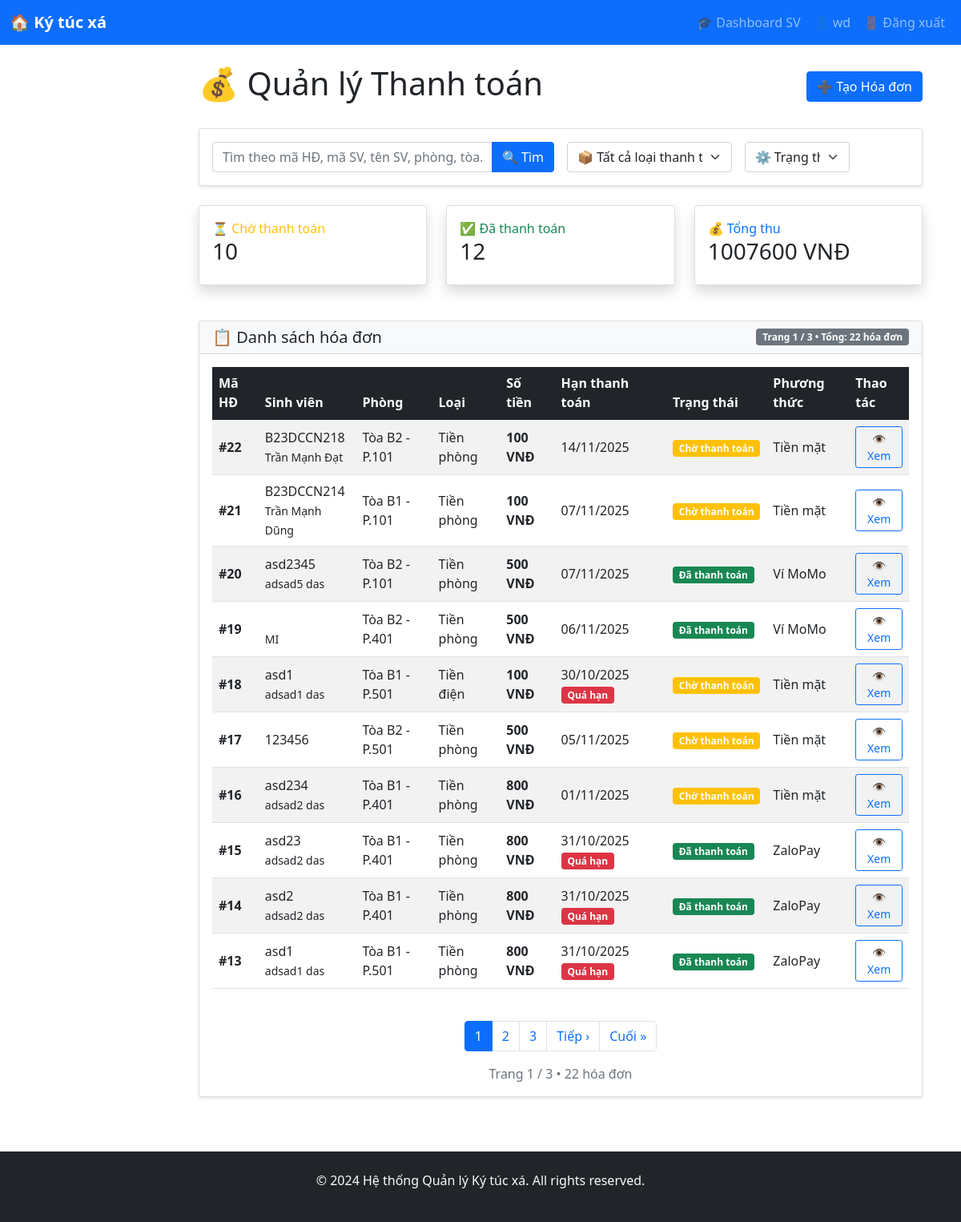
The app's page /payments/ (signed in), older data.
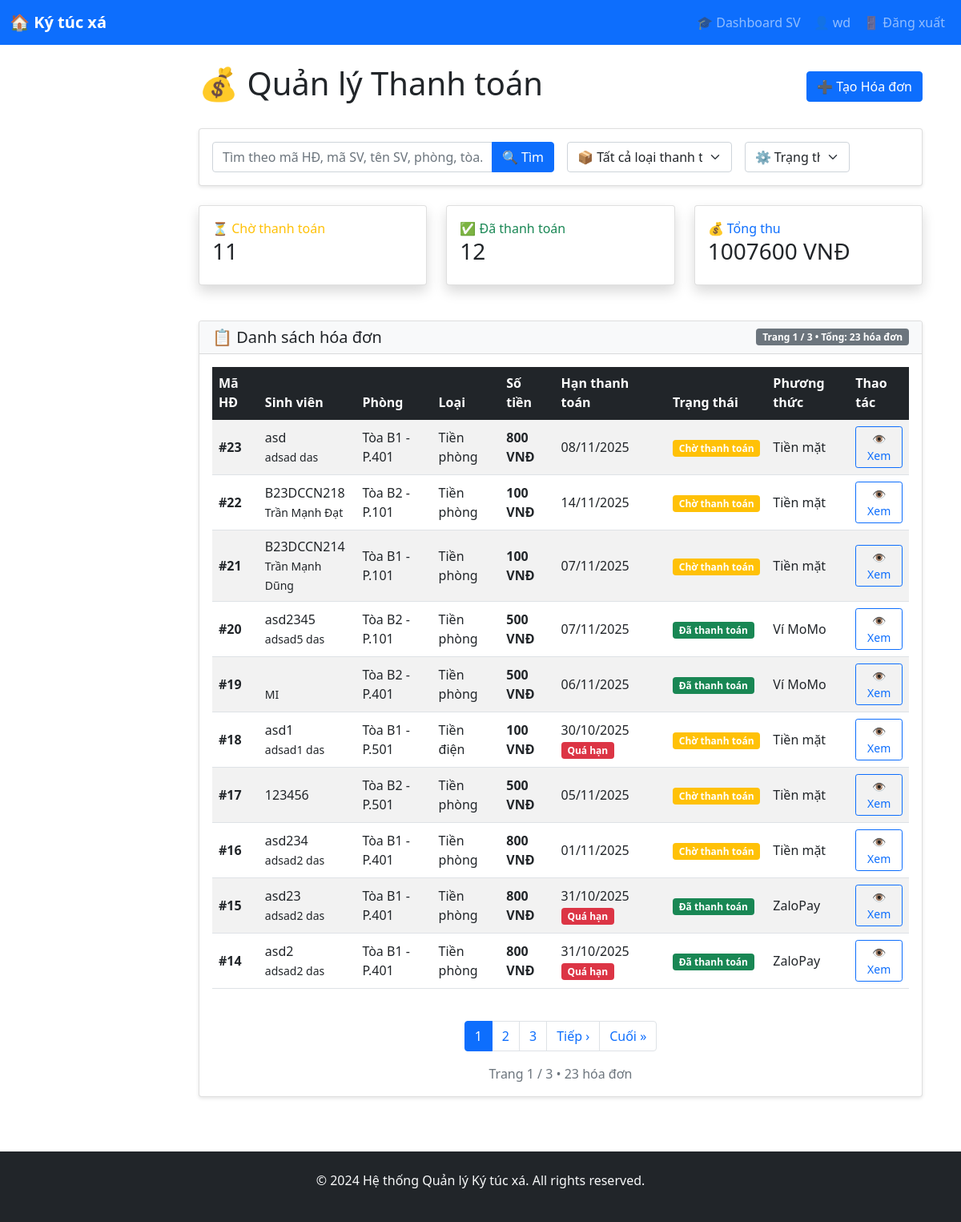
The same page, newer data.
### payment/models.py (models this page shows, shortened)
class Payment(models.Model):
    PAYMENT_METHODS = (
        ('cash', 'Tiền mặt'),
        ('bank_transfer', 'Chuyển khoản'),
        ('momo', 'Ví MoMo'),
        ('zalopay', 'ZaloPay'),
    )
    PAYMENT_CHOICES = (
        ('room', 'Tiền phòng'),
        ('electric', 'Tiền điện'),
        ('water', 'Tiền nước'),
    )
    STATUS_CHOICES = (
        ('pending', 'Chờ thanh toán'),
        ('paid', 'Đã thanh toán'),
        ('cancelled', 'Đã hủy'),
        ('failed', 'Thất bại'),
    )
    contract = models.ForeignKey(Contract, on_delete=models.CASCADE)
    student = models.ForeignKey(Student, on_delete=models.CASCADE, null=True, blank=True, related_name='payments')
    payment_type = models.CharField(max_length=20, choices=PAYMENT_CHOICES, default='room')
    amount = models.DecimalField(max_digits=12, decimal_places=0)
    payment_method = models.CharField(max_length=20, choices=PAYMENT_METHODS, default='cash')
    status = models.CharField(max_length=20, choices=STATUS_CHOICES, default='pending')
    due_date = models.DateField()
    paid_date = models.DateField(null=True, blank=True)
    transaction_id = models.CharField(max_length=100, blank=True)
    notes = models.TextField(blank=True)
    created_at = models.DateTimeField(auto_now_add=True)
    updated_at = models.DateTimeField(auto_now=True)

### dormitory/models.py (models this page shows, shortened)
class Contract(models.Model):
    contract_number = models.CharField(max_length=20, unique=True)
    student = models.ForeignKey(Student, on_delete=models.CASCADE)
    room = models.ForeignKey(Room, on_delete=models.CASCADE)
    start_date = models.DateField()
    end_date = models.DateField()
    deposit = models.DecimalField(max_digits=10, decimal_places=2)
    status_choices = (
        ('active', 'Đang hoạt động'),
        ('expired', 'Đã hết hạn'),
        ('terminated', 'Đã chấm dứt'),
    )
    status = models.CharField(max_length=20, choices=status_choices, default='active')
    created_at = models.DateTimeField(auto_now_add=True)

class Student(models.Model):
    user = models.OneToOneField(CustomUser, on_delete=models.CASCADE)
    student_id = models.CharField(max_length=20, unique=True)
    university = models.CharField(max_length=200)
    faculty = models.CharField(max_length=100)
    course = models.CharField(max_length=50)
    full_name = models.CharField(max_length=100, blank=True)
    date_of_birth = models.DateField(null=True, blank=True)

class Room(models.Model):
    room_number = models.CharField(max_length=10)
    building = models.ForeignKey(Building, on_delete=models.CASCADE)
    room_type = models.ForeignKey(RoomType, on_delete=models.CASCADE)
    floor = models.IntegerField()
    status_choices = (
        ('available', 'Còn trống'),
        ('occupied', 'Đã thuê'),
        ('maintenance', 'Bảo trì'),
    )
    status = models.CharField(max_length=20, choices=status_choices, default='available')
    current_occupancy = models.IntegerField(default=0)
    notes = models.TextField(blank=True)
    class Meta:
        unique_together = ['building', 'room_number']

class Building(models.Model):
    name = models.CharField(max_length=100)
    address = models.TextField()
    total_floors = models.IntegerField()
    description = models.TextField(blank=True)
    created_at = models.DateTimeField(auto_now_add=True)

### payment/views.py (the view, shortened to what this page needs)
# urls.py: path('', views.payment_list, name='payment_list'),
@login_required
def payment_list(request):
    search_query = request.GET.get('search', '')
    selected_status = request.GET.get('status', '')
    selected_type = request.GET.get('type', '')
    today = timezone.now().date()
    payments = Payment.objects.select_related(
        'contract__student',
        'contract__room__building'
    ).order_by('-id')
    if selected_status == 'pending':
        payments = payments.filter(status='pending', due_date__gte=today)
    elif selected_status == 'paid':
        payments = payments.filter(status='paid')
    elif selected_status == 'overdue':
        payments = payments.filter(status='pending', due_date__lt=today)
    if selected_type:
        payments = payments.filter(payment_type=selected_type)
    stats = {
        'total_pending': Payment.objects.filter(status='pending').count(),
        'total_paid': Payment.objects.filter(status='paid').count(),
        'total_amount': Payment.objects.filter(status='paid').aggregate(total=Sum('amount'))['total'] or 0,
    }
    paginator = Paginator(payments, 10)
    page_number = request.GET.get('page')
    page_obj = paginator.get_page(page_number)
    context = {
        'payments': page_obj.object_list,
        'page_obj': page_obj,
        'stats': stats,
        'today': today,
        'search_query': search_query,
        'selected_status': selected_status,
        'selected_type': selected_type,
    }
    return render(request, 'payment/payment_list.html', context)

### payment/templates/payment/payment_list.html (shortened to what the changed rows need)
{% extends 'base.html' %}
{% block content %}
<div class="d-flex justify-content-between align-items-center mb-4">
    <h1>💰 Quản lý Thanh toán</h1>
</div>
<div class="row mb-4">
    <div class="col-md-4">
        <div class="card border-left-warning shadow">
            <div class="card-body">
                <div class="text-warning">⏳ Chờ thanh toán</div>
                <h3>{{ stats.total_pending }}</h3>
            </div>
        </div>
    </div>
</div>
<div class="card">
    <div class="card-header bg-light d-flex justify-content-between align-items-center">
        <h5 class="mb-0">📋 Danh sách hóa đơn</h5>
        {% if page_obj %}
        <span class="badge bg-secondary">
            Trang {{ page_obj.number }} / {{ page_obj.paginator.num_pages }} • Tổng: {{ page_obj.paginator.count }} hóa đơn
        </span>
        {% endif %}
    </div>
    <div class="card-body">
        <div class="table-responsive">
            <table class="table table-striped align-middle">
                <thead class="table-dark">
                    <tr>
                        <th>Mã HĐ</th>
                        <th>Sinh viên</th>
                        <th>Phòng</th>
                        <th>Loại</th>
                        <th>Số tiền</th>
                        <th>Hạn thanh toán</th>
                        <th>Trạng thái</th>
                        <th>Phương thức</th>
                        <th>Thao tác</th>
                    </tr>
                </thead>
                <tbody>
                    {% for payment in page_obj %}
                    <tr>
                        <td><strong>#{{ payment.id }}</strong></td>
                        <td>
                            {{ payment.contract.student.student_id }}<br>
                            <small>{{ payment.contract.student.full_name }}</small>
                        </td>
                        <td>{{ payment.contract.room.building.name }} - P.{{ payment.contract.room.room_number }}</td>
                        <td>{{ payment.get_payment_type_display }}</td>
                        <td><strong>{{ payment.amount|floatformat:0 }} VNĐ</strong></td>
                        <td>
                            {{ payment.due_date|date:"d/m/Y" }}
                            {% if payment.due_date < today %}
                                <span class="badge bg-danger">Quá hạn</span>
                            {% endif %}
                        </td>
                        <td>
                            <span class="badge
                                {% if payment.status == 'paid' %}bg-success
                                {% elif payment.status == 'pending' %}bg-warning
                                {% else %}bg-danger{% endif %}">
                                {{ payment.get_status_display }}
                            </span>
                        </td>
                        <td>{{ payment.get_payment_method_display }}</td>
                        <td>
                            <a href="{% url 'payment_detail' payment.pk %}" class="btn btn-sm btn-outline-primary">👁️ Xem</a>
                        </td>
                    </tr>
                    {% endfor %}
                </tbody>
            </table>
        </div>
{% if page_obj.paginator.num_pages > 1 %}
<nav aria-label="Page navigation" class="mt-4">
    <ul class="pagination justify-content-center">
        {% for num in page_obj.paginator.page_range %}
            {% if page_obj.number == num %}
                <li class="page-item active"><span class="page-link">{{ num }}</span></li>
            {% elif num > page_obj.number|add:'-3' and num < page_obj.number|add:'3' %}
                <li class="page-item">
                    <a class="page-link" href="?page={{ num }}">{{ num }}</a>
                </li>
            {% endif %}
        {% endfor %}
        {% if page_obj.has_next %}
            <li class="page-item">
                <a class="page-link" href="?page={{ page_obj.next_page_number }}">Tiếp ›</a>
            </li>
            <li class="page-item">
                <a class="page-link" href="?page={{ page_obj.paginator.num_pages }}">Cuối »</a>
            </li>
        {% endif %}
    </ul>
</nav>
<div class="text-center text-muted mt-2">
    Trang {{ page_obj.number }} / {{ page_obj.paginator.num_pages }}
    • {{ page_obj.paginator.count }} hóa đơn
</div>
{% endif %}
{% endblock %}

Row changes from the older to the newer data that the page shows:
no longer on this page (row unchanged): Payment: id "13", contract.student.student_id "asd1", contract.student.full_name "adsad1 das", contract.room.building.name "Tòa B1", contract.room.room_number "501", payment_type "Tiền phòng", amount "800", due_date "31/10/2025", shows "Quá hạn", status "Đã thanh toán", payment_method "ZaloPay"
added Payment: id "23", contract.student.student_id "asd", contract.student.full_name "adsad das", contract.room.building.name "Tòa B1", contract.room.room_number "401", payment_type "Tiền phòng", amount "800", due_date "08/11/2025", status "Chờ thanh toán", payment_method "Tiền mặt"
Text that changed along with them:
{{ stats.total_pending }}: "10" → "11"
{{ page_obj.paginator.count }}: "22" → "23"
